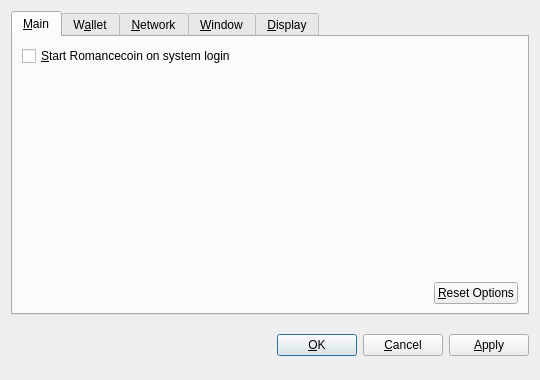
<?xml version="1.0" encoding="UTF-8"?>
<ui version="4.0">
 <class>OptionsDialog</class>
 <widget class="QDialog" name="OptionsDialog">
  <property name="geometry">
   <rect>
    <x>0</x>
    <y>0</y>
    <width>540</width>
    <height>380</height>
   </rect>
  </property>
  <property name="windowTitle">
   <string>Options</string>
  </property>
  <property name="modal">
   <bool>true</bool>
  </property>
  <layout class="QVBoxLayout" name="verticalLayout">
   <item>
    <widget class="QTabWidget" name="tabWidget">
     <property name="tabPosition">
      <enum>QTabWidget::North</enum>
     </property>
     <property name="currentIndex">
      <number>0</number>
     </property>
     <widget class="QWidget" name="tabMain">
      <attribute name="title">
       <string>&amp;Main</string>
      </attribute>
      <layout class="QVBoxLayout" name="verticalLayout_Main">
       <item>
        <widget class="QCheckBox" name="bitcoinAtStartup">
         <property name="toolTip">
          <string>Automatically start Romancecoin after logging in to the system.</string>
         </property>
         <property name="text">
          <string>&amp;Start Romancecoin on system login</string>
         </property>
        </widget>
       </item>
       <item>
        <spacer name="verticalSpacer_Main">
         <property name="orientation">
          <enum>Qt::Vertical</enum>
         </property>
         <property name="sizeHint" stdset="0">
          <size>
           <width>20</width>
           <height>40</height>
          </size>
         </property>
        </spacer>
       </item>
       <item>
        <layout class="QHBoxLayout" name="horizontalLayout_2_Main">
         <item>
          <spacer name="horizontalSpacer_2_Main">
           <property name="orientation">
            <enum>Qt::Horizontal</enum>
           </property>
           <property name="sizeHint" stdset="0">
            <size>
             <width>40</width>
             <height>20</height>
            </size>
           </property>
          </spacer>
         </item>
         <item>
          <widget class="QPushButton" name="resetButton">
           <property name="toolTip">
            <string>Reset all client options to default.</string>
           </property>
           <property name="text">
            <string>&amp;Reset Options</string>
           </property>
           <property name="autoDefault">
            <bool>false</bool>
           </property>
          </widget>
         </item>
        </layout>
       </item>
      </layout>
     </widget>
     <widget class="QWidget" name="tabWallet">
      <attribute name="title">
       <string>W&amp;allet</string>
      </attribute>
      <layout class="QVBoxLayout" name="verticalLayout_Network">
       <item>
        <widget class="QLabel" name="transactionFeeInfoLabel">
         <property name="text">
          <string>Optional transaction fee per kB that helps make sure your transactions are processed quickly. Most transactions are 1 kB.</string>
         </property>
         <property name="textFormat">
          <enum>Qt::PlainText</enum>
         </property>
         <property name="wordWrap">
          <bool>true</bool>
         </property>
        </widget>
       </item>
       <item>
        <layout class="QHBoxLayout" name="horizontalLayout_1_Main">
         <item>
          <widget class="QLabel" name="transactionFeeLabel">
           <property name="text">
            <string>Pay transaction &amp;fee</string>
           </property>
           <property name="textFormat">
            <enum>Qt::PlainText</enum>
           </property>
           <property name="buddy">
            <cstring>transactionFee</cstring>
           </property>
          </widget>
         </item>
         <item>
          <widget class="BitcoinAmountField" name="transactionFee"/>
         </item>
         <item>
          <spacer name="horizontalSpacer_1_Main">
           <property name="orientation">
            <enum>Qt::Horizontal</enum>
           </property>
           <property name="sizeHint" stdset="0">
            <size>
             <width>40</width>
             <height>20</height>
            </size>
           </property>
          </spacer>
         </item>
        </layout>
       </item>
       <item>
        <widget class="QLabel" name="label">
         <property name="text">
          <string>If you disable the spending of unconfirmed change, the change from a transaction cannot be used until that transaction has at least one confirmation. This also affects how your balance is computed.</string>
         </property>
         <property name="wordWrap">
          <bool>true</bool>
         </property>
        </widget>
       </item>
       <item>
        <widget class="QCheckBox" name="spendZeroConfChange">
         <property name="text">
          <string>Spend unconfirmed change  (experts only)</string>
         </property>
        </widget>
       </item>
       <item>
        <spacer name="verticalSpacer">
         <property name="orientation">
          <enum>Qt::Vertical</enum>
         </property>
         <property name="sizeHint" stdset="0">
          <size>
           <width>20</width>
           <height>40</height>
          </size>
         </property>
        </spacer>
       </item>
      </layout>
     </widget>
     <widget class="QWidget" name="tabNetwork">
      <attribute name="title">
       <string>&amp;Network</string>
      </attribute>
      <layout class="QVBoxLayout" name="verticalLayout_Network">
       <item>
        <widget class="QCheckBox" name="mapPortUpnp">
         <property name="toolTip">
          <string>Automatically open the Romancecoin client port on the router. This only works when your router supports UPnP and it is enabled.</string>
         </property>
         <property name="text">
          <string>Map port using &amp;UPnP</string>
         </property>
        </widget>
       </item>
       <item>
        <widget class="QCheckBox" name="connectSocks">
         <property name="toolTip">
          <string>Connect to the Romancecoin network through a SOCKS proxy (e.g. when connecting through Tor).</string>
         </property>
         <property name="text">
          <string>&amp;Connect through SOCKS proxy:</string>
         </property>
        </widget>
       </item>
       <item>
        <layout class="QHBoxLayout" name="horizontalLayout_Network">
         <item>
          <widget class="QLabel" name="proxyIpLabel">
           <property name="text">
            <string>Proxy &amp;IP:</string>
           </property>
           <property name="textFormat">
            <enum>Qt::PlainText</enum>
           </property>
           <property name="buddy">
            <cstring>proxyIp</cstring>
           </property>
          </widget>
         </item>
         <item>
          <widget class="QValidatedLineEdit" name="proxyIp">
           <property name="maximumSize">
            <size>
             <width>140</width>
             <height>16777215</height>
            </size>
           </property>
           <property name="toolTip">
            <string>IP address of the proxy (e.g. 127.0.0.1)</string>
           </property>
          </widget>
         </item>
         <item>
          <widget class="QLabel" name="proxyPortLabel">
           <property name="text">
            <string>&amp;Port:</string>
           </property>
           <property name="textFormat">
            <enum>Qt::PlainText</enum>
           </property>
           <property name="buddy">
            <cstring>proxyPort</cstring>
           </property>
          </widget>
         </item>
         <item>
          <widget class="QLineEdit" name="proxyPort">
           <property name="maximumSize">
            <size>
             <width>55</width>
             <height>16777215</height>
            </size>
           </property>
           <property name="toolTip">
            <string>Port of the proxy (e.g. 9050)</string>
           </property>
          </widget>
         </item>
         <item>
          <widget class="QLabel" name="socksVersionLabel">
           <property name="text">
            <string>SOCKS &amp;Version:</string>
           </property>
           <property name="textFormat">
            <enum>Qt::PlainText</enum>
           </property>
           <property name="buddy">
            <cstring>socksVersion</cstring>
           </property>
          </widget>
         </item>
         <item>
          <widget class="QValueComboBox" name="socksVersion">
           <property name="toolTip">
            <string>SOCKS version of the proxy (e.g. 5)</string>
           </property>
          </widget>
         </item>
         <item>
          <spacer name="horizontalSpacer_Network">
           <property name="orientation">
            <enum>Qt::Horizontal</enum>
           </property>
           <property name="sizeHint" stdset="0">
            <size>
             <width>40</width>
             <height>20</height>
            </size>
           </property>
          </spacer>
         </item>
        </layout>
       </item>
       <item>
        <spacer name="verticalSpacer_Network">
         <property name="orientation">
          <enum>Qt::Vertical</enum>
         </property>
         <property name="sizeHint" stdset="0">
          <size>
           <width>20</width>
           <height>40</height>
          </size>
         </property>
        </spacer>
       </item>
      </layout>
     </widget>
     <widget class="QWidget" name="tabWindow">
      <attribute name="title">
       <string>&amp;Window</string>
      </attribute>
      <layout class="QVBoxLayout" name="verticalLayout_Window">
       <item>
        <widget class="QCheckBox" name="minimizeToTray">
         <property name="toolTip">
          <string>Show only a tray icon after minimizing the window.</string>
         </property>
         <property name="text">
          <string>&amp;Minimize to the tray instead of the taskbar</string>
         </property>
        </widget>
       </item>
       <item>
        <widget class="QCheckBox" name="minimizeOnClose">
         <property name="toolTip">
          <string>Minimize instead of exit the application when the window is closed. When this option is enabled, the application will be closed only after selecting Quit in the menu.</string>
         </property>
         <property name="text">
          <string>M&amp;inimize on close</string>
         </property>
        </widget>
       </item>
       <item>
        <spacer name="verticalSpacer_Window">
         <property name="orientation">
          <enum>Qt::Vertical</enum>
         </property>
         <property name="sizeHint" stdset="0">
          <size>
           <width>20</width>
           <height>40</height>
          </size>
         </property>
        </spacer>
       </item>
      </layout>
     </widget>
     <widget class="QWidget" name="tabDisplay">
      <attribute name="title">
       <string>&amp;Display</string>
      </attribute>
      <layout class="QVBoxLayout" name="verticalLayout_Display">
       <item>
        <layout class="QHBoxLayout" name="horizontalLayout_1_Display">
         <item>
          <widget class="QLabel" name="langLabel">
           <property name="text">
            <string>User Interface &amp;language:</string>
           </property>
           <property name="textFormat">
            <enum>Qt::PlainText</enum>
           </property>
           <property name="buddy">
            <cstring>lang</cstring>
           </property>
          </widget>
         </item>
         <item>
          <widget class="QValueComboBox" name="lang">
           <property name="toolTip">
            <string>The user interface language can be set here. This setting will take effect after restarting Romancecoin.</string>
           </property>
          </widget>
         </item>
        </layout>
       </item>
       <item>
        <layout class="QHBoxLayout" name="horizontalLayout_2_Display">
         <item>
          <widget class="QLabel" name="unitLabel">
           <property name="text">
            <string>&amp;Unit to show amounts in:</string>
           </property>
           <property name="textFormat">
            <enum>Qt::PlainText</enum>
           </property>
           <property name="buddy">
            <cstring>unit</cstring>
           </property>
          </widget>
         </item>
         <item>
          <widget class="QValueComboBox" name="unit">
           <property name="toolTip">
            <string>Choose the default subdivision unit to show in the interface and when sending coins.</string>
           </property>
          </widget>
         </item>
        </layout>
       </item>
       <item>
        <widget class="QCheckBox" name="displayAddresses">
         <property name="toolTip">
          <string>Whether to show Romancecoin addresses in the transaction list or not.</string>
         </property>
         <property name="text">
          <string>&amp;Display addresses in transaction list</string>
         </property>
        </widget>
       </item>
       <item>
        <widget class="QCheckBox" name="coinControlFeatures">
         <property name="toolTip">
          <string>Whether to show coin control features or not.</string>
         </property>
         <property name="text">
          <string>Display coin &amp;control features (experts only!)</string>
         </property>
        </widget>
       </item>
       <item>
        <spacer name="verticalSpacer_Display">
         <property name="orientation">
          <enum>Qt::Vertical</enum>
         </property>
         <property name="sizeHint" stdset="0">
          <size>
           <width>20</width>
           <height>40</height>
          </size>
         </property>
        </spacer>
       </item>
      </layout>
     </widget>
    </widget>
   </item>
   <item>
    <layout class="QHBoxLayout" name="horizontalLayout_Buttons">
     <item>
      <spacer name="horizontalSpacer_1">
       <property name="orientation">
        <enum>Qt::Horizontal</enum>
       </property>
       <property name="sizeHint" stdset="0">
        <size>
         <width>40</width>
         <height>48</height>
        </size>
       </property>
      </spacer>
     </item>
     <item>
      <widget class="QLabel" name="statusLabel">
       <property name="font">
        <font>
         <weight>75</weight>
         <bold>true</bold>
        </font>
       </property>
       <property name="text">
        <string/>
       </property>
       <property name="textFormat">
        <enum>Qt::PlainText</enum>
       </property>
       <property name="wordWrap">
        <bool>true</bool>
       </property>
      </widget>
     </item>
     <item>
      <spacer name="horizontalSpacer_2">
       <property name="orientation">
        <enum>Qt::Horizontal</enum>
       </property>
       <property name="sizeHint" stdset="0">
        <size>
         <width>40</width>
         <height>48</height>
        </size>
       </property>
      </spacer>
     </item>
     <item>
      <widget class="QPushButton" name="okButton">
       <property name="text">
        <string>&amp;OK</string>
       </property>
      </widget>
     </item>
     <item>
      <widget class="QPushButton" name="cancelButton">
       <property name="text">
        <string>&amp;Cancel</string>
       </property>
       <property name="autoDefault">
        <bool>false</bool>
       </property>
      </widget>
     </item>
     <item>
      <widget class="QPushButton" name="applyButton">
       <property name="text">
        <string>&amp;Apply</string>
       </property>
       <property name="autoDefault">
        <bool>false</bool>
       </property>
      </widget>
     </item>
    </layout>
   </item>
  </layout>
 </widget>
 <customwidgets>
  <customwidget>
   <class>BitcoinAmountField</class>
   <extends>QSpinBox</extends>
   <header>bitcoinamountfield.h</header>
  </customwidget>
  <customwidget>
   <class>QValueComboBox</class>
   <extends>QComboBox</extends>
   <header>qvaluecombobox.h</header>
  </customwidget>
  <customwidget>
   <class>QValidatedLineEdit</class>
   <extends>QLineEdit</extends>
   <header>qvalidatedlineedit.h</header>
  </customwidget>
 </customwidgets>
 <resources/>
 <connections/>
</ui>
